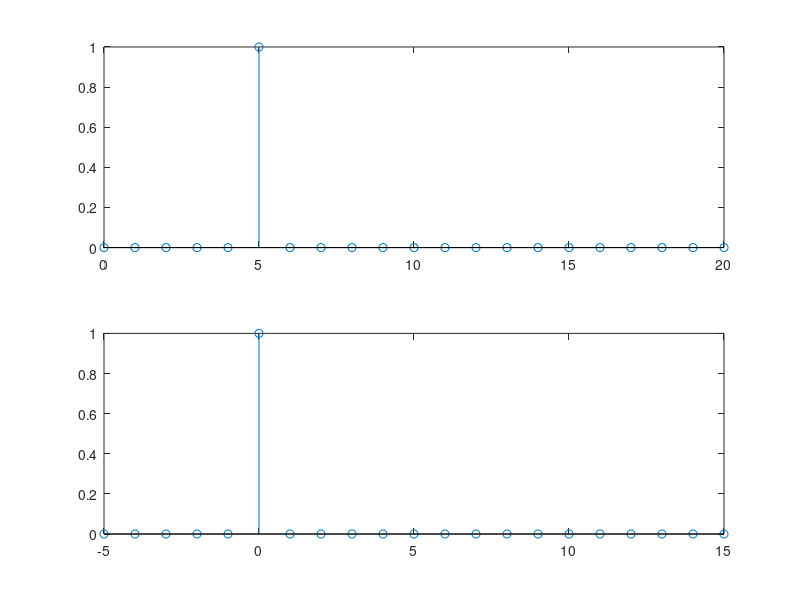
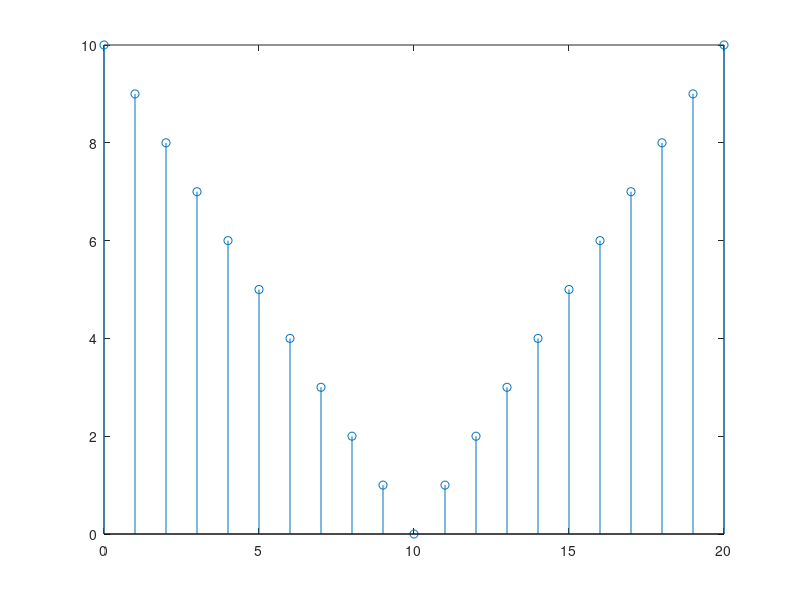
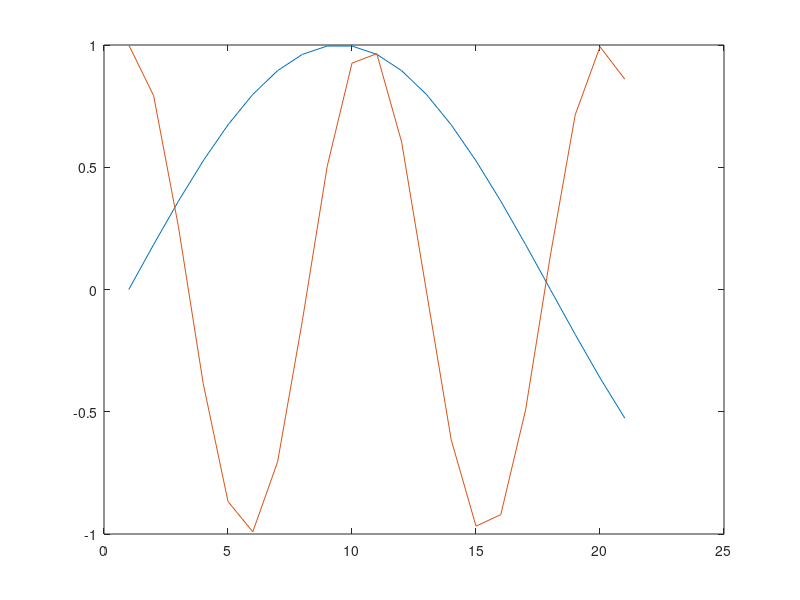
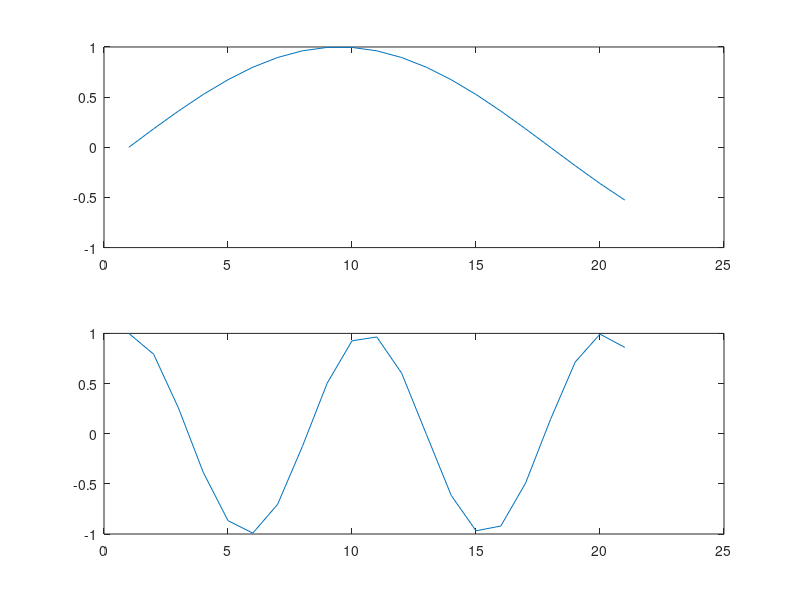

Write the MATLAB code that produced these figures, in order.
%E4
%a
n=0:20  %vectorul generat intre 0 si 20 cu pasul implicit 1
m=-5:15
z=linspace(0,0,21)
z(6)=1
%impartirea ferestrei grafice
figure(1) %denumim graficul cu scopul de a putea afisa mai multe grafice  simultan inferestre diferite
subplot(2,1,1) %marcam afisarea in prima jumatate
stem(n,z) %afisarea graficului
subplot(2,1,2) % marcam afisarea in a doua jumatate
stem(m,z) %afisarea graficului

%b
figure(2) %marcam deschiderea
subplot(1,1,1) %marcamafisarea in toata ferestra
t=abs(10-n);
stem(n,t) %afisarea grafica a lui n in functie de t


%c
for index=-15,1;25; %dam valori lui x1 in functie de n
    x1=sin((pi/17)*n);
end

for index=0,1;50; %dam valori lui x2 in fuctie de n
    x2=cos((pi/sqrt(23))*n);  
end
figure(3)
plot(x1)
hold on %comanda pentru a avea ambele grafice in aceeasi fereastra suprapuse
plot(x2)
hold off

figure(4)
subplot(2,1,1)
plot(x1)
subplot(2,1,2)
plot(x2)

figure(5)
stem(x1)
hold on
stem(x2)

figure(6)
subplot(2,1,1)
stem(x1)
subplot(2,1,2)
stem(x2)